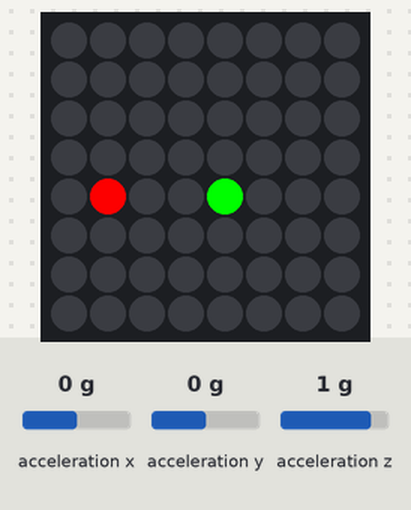
A program run on a simulated Raspberry Pi (BCM pin numbers) with a Sense HAT. On the bench: the Sense HAT's 8×8 RGB LED matrix. Inputs (shaded band) come from the test bench; at power-on: acceleration x 0 g, acceleration y 0 g, acceleration z 1 g. Random numbers come from a fixed seed; the clock reads 2024-03-15 10:24:30 at power-on unless the program sets it.

Above: at 1.2 s.
1.3 s: acceleration x set to -0.2 g
At 2.1 s:
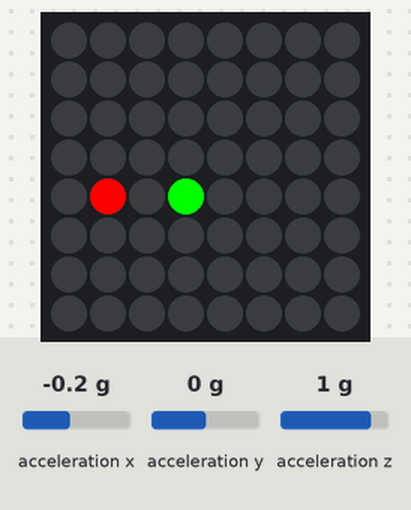
2.8 s: acceleration y set to -0.2 g
At 3.3 s:
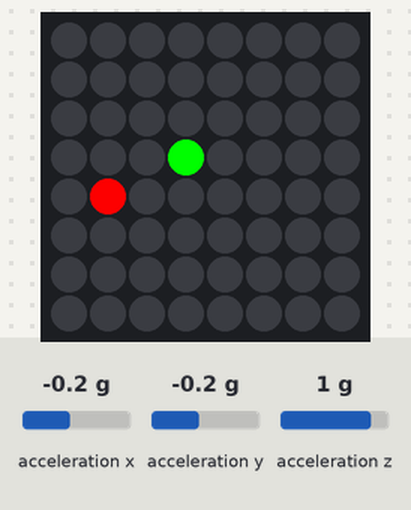
Timing chart, 0 to 5.8 s (numbered marks = the images above; inputs shaded):
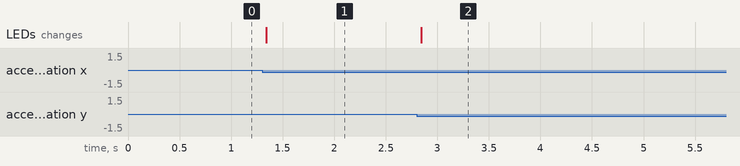

The program:

pixel_game.py
```python
#!/usr/bin/python

from sense_hat import SenseHat
import time, datetime, random


#init vars
sense = SenseHat()
sense.clear()

run_game = True

x_pixel = 0
y_pixel = 0
pixel_catched = False
victory_counter = 0
start_time = time.time()
time_end = start_time + 20

#Init first target
x_target = random.randrange(7)
y_target = random.randrange(7)
sense.set_pixel(x_target,y_target,(255,0,0))


while run_game:
    if pixel_catched == False:
        #if pixel isn´t catched get accel values and go on with movement
        x,y,z = sense.get_accelerometer_raw().values()
        sense.set_pixel(x_pixel,y_pixel,(0,0,0))
        x_pixel = int(x*4+4)
        y_pixel = int(y*4+4)
        if x_pixel > 7:
            x_pixel = 7
        if y_pixel > 7:
            y_pixel = 7
        if x_pixel < 0:
            x_pixel = 0
        if y_pixel < 0:
            y_pixel = 0
        #sense.clear()
        sense.set_pixel(x_pixel,y_pixel, (0, 255, 0))
        #print("%s, %s, %s" %(x,y,z))
        #time.sleep(0.2)
    else:
        #if target is catched init new one and reset pixel_catched afterwards
        x_target = random.randrange(8)
        y_target = random.randrange(8)
        sense.set_pixel(x_target,y_target,(255,0,0))
        pixel_catched = False

    if x_pixel == x_target and y_pixel == y_target:
        #if target is catched set pixel_catched true to get new target and count up victory_counter - also check if game_time exceeded
        print("Catched")
        pixel_catched = True
        victory_counter += 1
        if time_end <= time.time():
            run_game = False

#sense.set_rotation(180)
sense.show_message(str(victory_counter))
sense.show_message("Points")
```

Measured:
- the behaviour switches between 0 and -0.1 g on acceleration x (found by bisection; images 0 and 1)
- the behaviour switches between 0 and -0.1 g on acceleration y (found by bisection; images 1 and 2)
- after the input at 1.3 s, the LEDs: change at once (image 1)
- after the input at 2.8 s, the LEDs: change at once (image 2)
